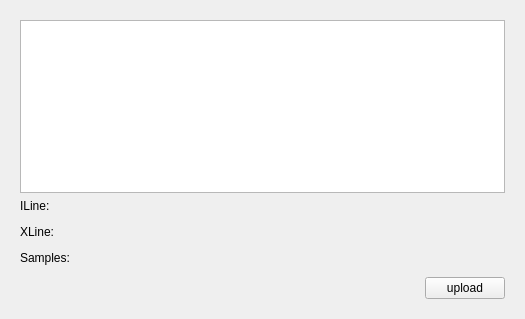
<?xml version="1.0" encoding="UTF-8"?>
<ui version="4.0">
 <class>qSlicerStackLoadModuleWidget</class>
 <widget class="qSlicerWidget" name="qSlicerStackLoadModuleWidget">
  <property name="geometry">
   <rect>
    <x>0</x>
    <y>0</y>
    <width>525</width>
    <height>319</height>
   </rect>
  </property>
  <property name="windowTitle">
   <string>Form</string>
  </property>
  <layout class="QVBoxLayout" name="verticalLayout">
   <item>
    <widget class="ctkCollapsibleButton" name="CTKCollapsibleButton" native="true">
     <property name="text" stdset="0">
      <string>Display</string>
     </property>
     <layout class="QVBoxLayout" name="verticalLayout_3">
      <item>
       <widget class="QTableView" name="tableView"/>
      </item>
      <item>
       <widget class="QLabel" name="ilLable">
        <property name="text">
         <string>ILine:</string>
        </property>
       </widget>
      </item>
      <item>
       <widget class="ctkRangeWidget" name="ilRangeWidget" native="true"/>
      </item>
      <item>
       <widget class="QLabel" name="xlLable">
        <property name="text">
         <string>XLine:</string>
        </property>
       </widget>
      </item>
      <item>
       <widget class="ctkRangeWidget" name="xlRangeWidget" native="true"/>
      </item>
      <item>
       <widget class="QLabel" name="sampLabel">
        <property name="text">
         <string>Samples:</string>
        </property>
       </widget>
      </item>
      <item>
       <widget class="ctkRangeWidget" name="sampRangeWidget" native="true"/>
      </item>
      <item alignment="Qt::AlignRight">
       <widget class="QPushButton" name="uploadBtn">
        <property name="text">
         <string>upload</string>
        </property>
       </widget>
      </item>
     </layout>
    </widget>
   </item>
   <item>
    <spacer name="verticalSpacer">
     <property name="orientation">
      <enum>Qt::Vertical</enum>
     </property>
     <property name="sizeHint" stdset="0">
      <size>
       <width>0</width>
       <height>0</height>
      </size>
     </property>
    </spacer>
   </item>
  </layout>
 </widget>
 <customwidgets>
  <customwidget>
   <class>qSlicerWidget</class>
   <extends>QWidget</extends>
   <header>qSlicerWidget.h</header>
   <container>1</container>
  </customwidget>
  <customwidget>
   <class>ctkCollapsibleButton</class>
   <extends>QWidget</extends>
   <header>ctkCollapsibleButton.h</header>
   <container>1</container>
  </customwidget>
  <customwidget>
   <class>ctkRangeWidget</class>
   <extends>QWidget</extends>
   <header>ctkRangeWidget.h</header>
   <container>1</container>
  </customwidget>
 </customwidgets>
 <resources/>
 <connections/>
</ui>
